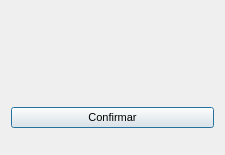
<?xml version="1.0" encoding="UTF-8"?>
<ui version="4.0">
 <class>ActiveControlDialog</class>
 <widget class="QDialog" name="ActiveControlDialog">
  <property name="geometry">
   <rect>
    <x>0</x>
    <y>0</y>
    <width>225</width>
    <height>155</height>
   </rect>
  </property>
  <property name="maximumSize">
   <size>
    <width>16777209</width>
    <height>16777215</height>
   </size>
  </property>
  <property name="font">
   <font>
    <family>Ubuntu</family>
    <pointsize>8</pointsize>
   </font>
  </property>
  <property name="windowTitle">
   <string>Control de Actividad</string>
  </property>
  <layout class="QGridLayout" name="gridLayout">
   <item row="0" column="0">
    <widget class="QLabel" name="image">
     <property name="maximumSize">
      <size>
       <width>60</width>
       <height>60</height>
      </size>
     </property>
     <property name="text">
      <string/>
     </property>
    </widget>
   </item>
   <item row="0" column="1">
    <widget class="QLabel" name="counter">
     <property name="font">
      <font>
       <pointsize>18</pointsize>
       <weight>75</weight>
       <bold>true</bold>
      </font>
     </property>
     <property name="text">
      <string/>
     </property>
     <property name="alignment">
      <set>Qt::AlignCenter</set>
     </property>
    </widget>
   </item>
   <item row="1" column="0" colspan="2">
    <widget class="QPushButton" name="pushButton">
     <property name="text">
      <string>Confirmar</string>
     </property>
    </widget>
   </item>
  </layout>
 </widget>
 <resources/>
 <connections/>
</ui>
